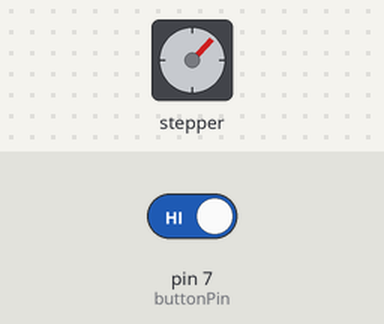
The sketch below on a simulated Arduino Uno, built with avr-gcc and run on an emulated ATmega328P. Parts: stepper motor. The inputs (shaded band) are chosen by the test bench; at power-on: pin 7 (buttonPin) HIGH. Storage starts empty; the audio player accepts every command and is not drawn; stepper angles assume 2048 steps per turn.

Above: at 12.8 s.
12.9 s: pin 7 (buttonPin) driven LOW
At 18.51 s:
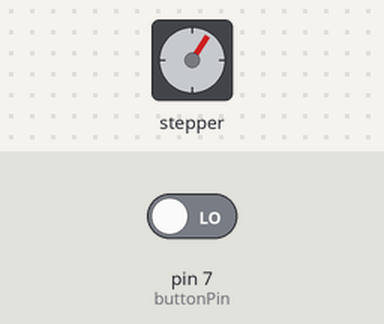
At 19.61 s:
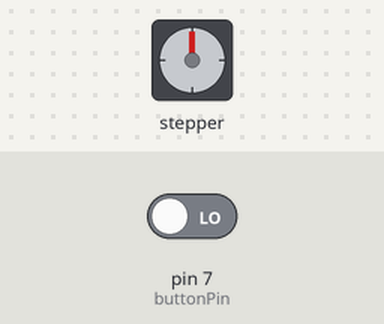
20.7 s: pin 7 (buttonPin) driven HIGH
27.4 s: pin 7 (buttonPin) driven LOW
At 33.69 s:
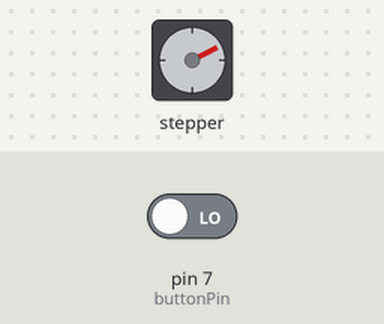
Timing chart, 0 to 41.9 s (numbered marks = the images above; inputs shaded):
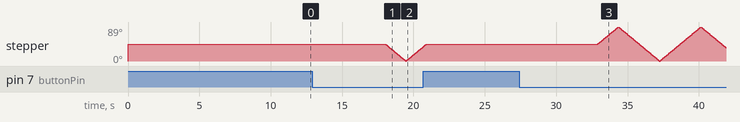

Measured:
- after the input at 12.9 s, stepper: turns 44° counter-clockwise in 1.4 s, then 37° clockwise in 1.2 s
- after the input at 27.4 s, stepper: turns 45° clockwise in 1.4 s, then 89° counter-clockwise in 2.8 s, then 89° clockwise in 2.8 s, then 54° counter-clockwise in 1.7 s
- by itself, stepper: turns 44° clockwise

The sketch:

AccelStepperTF2_With_Speaker_.ino
```cpp
#include <AccelStepper.h>
#include <SD.h>                           //include SD module library
#include <TMRpcm.h>                       //include speaker control library
#include <SPI.h>
#define HALFSTEP 8
#define FULLSTEP 4

/////AccelStepper/////
//The first 4 means FULLSTEP, then the coil end pins Blue, Yellow, Pink, Orange
AccelStepper stepper(4, 2, 4, 3, 5);

int targetPosition = 509;      //2048 steps per rotation when full stepping
int speed = 180;               //sets speed to 180; max achievable speed for me
bool clockwise = true;


/////BUTTON/////
int buttonPin = 7;   // input pin for push button
int buttonState = 0;


/////Speaker+Audio/////
#define SD_ChipSelectPin 10               //define CS pin
TMRpcm tmrpcm;                            //create an object for speaker library

void setup() {
  stepper.setCurrentPosition(targetPosition/2);  //sets current position to be in the center (half of targetPosition)
  stepper.setMaxSpeed(speed);         //Positive speeds are clockwise, Negative Speeds are counter-clockwise
  stepper.moveTo(targetPosition);
  stepper.setSpeed(speed);
  pinMode(buttonPin, INPUT_PULLUP);    // declare pushbutton as input

  tmrpcm.speakerPin = 9;
  if (!SD.begin(SD_ChipSelectPin)) {      //see if the card is present and can be initialized
    return;                               //don't do anything more if not
  }
  tmrpcm.setVolume(4);
}

void loop() {
  //Check to see if the stepper has reached the target:
  if (stepper.distanceToGo() == 0) {
    tmrpcm.play("1.wav");
    if (clockwise == true) {
      clockwise = false;  //Go counterclockwise now
      stepper.moveTo(0); //Go back to the "home" (original) position
      stepper.setSpeed(-speed);
    }
    else {
      clockwise = true;   //Go clockwise now
      stepper.moveTo(targetPosition);  //Go to the target position
      stepper.setSpeed(speed);
    }
  }

  stepper.runSpeed();                    //If the stepper still needs to move (distanceToGo() != 0)
                                         //continue to advance (step) the motor
  buttonState = digitalRead(buttonPin);  // read input value
  if (buttonState == HIGH) {             // check if the input is HIGH (button released)
    stepper.moveTo(targetPosition/2);
    while (stepper.distanceToGo() < 0) {
      stepper.setSpeed(-speed);
      stepper.runSpeed();
    }
    while (stepper.distanceToGo() > 0) {
      stepper.setSpeed(speed);
      stepper.runSpeed();
    }
    tmrpcm.stopPlayback();
    delay(6000);
  }
  else {
    stepper.runSpeed();
  }
}
```
